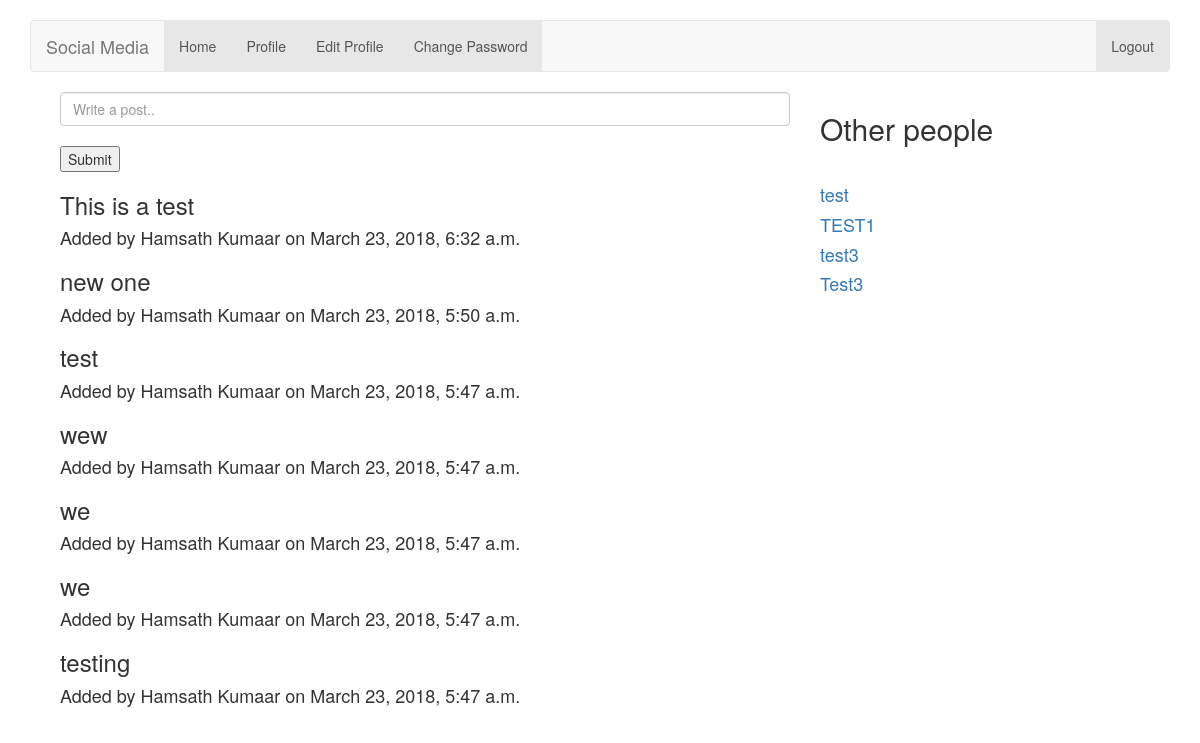
The app's page /home/ (signed in) with its own data.
### home/models.py (models this page shows, shortened)
class Post(models.Model):
    post = models.CharField(max_length = 200)
    user = models.ForeignKey(User)
    created = models.DateTimeField(auto_now_add = True)
    updated = models.DateTimeField(auto_now = True)

### home/views.py (the view, shortened to what this page needs)
class HomeView(TemplateView):
    template_name = 'home/home.html'
    def get(self, request):
        form = HomeForm()
        posts = Post.objects.all().order_by('-created')
        users = User.objects.exclude(id=request.user.id)
        args = {'form':form, 'posts': posts, 'users':users}
        return render(request,self.template_name,args)

### home/forms.py
class HomeForm(forms.ModelForm):
    post = forms.CharField(widget = forms.TextInput(
        attrs = {
        'class':'form-control',
        'placeholder': 'Write a post..'
        }
    )
    )
    class Meta:
        model = Post
        fields = ('post',)

### home/templates/home/home.html (shortened to what this page needs)
{% extends 'base.html' %}
{% block body %}
<div class="container">
  <div class = "col-md-8">
    <form method="post">
      {{ form.post }}
      <br>
      <button type="submit">Submit</button>
    </form>
    {% for post in posts %}
      <h3> {{ post.post }} </h3>
      <h4> Added by {{ post.user.get_full_name }} on {{post.created}} </h4>
    {% endfor %}
  </div>
  <div class = "col-md-4">
    <h2> Other people </h2>
    <br>
    {% for user in users %}
      <a href="{% url 'accounts:view_profile_by_pk' pk=user.pk %}"> <h4> {{ user.username }} </h4> </a>
    {% endfor %}
</div>
{% endblock %}

### accounts/templates/base.html (shortened to what this page needs)
<html>
  <head>
    <link rel="stylesheet" href="https://maxcdn.bootstrapcdn.com/bootstrap/3.3.7/css/bootstrap.min.css"
>
  </head>
  <body>
    <br/>
    <div class="container">
     <nav class="navbar navbar-default">
       <div class="container-fluid">
         <div class="navbar-header">
           <a class="navbar-brand" href="{% url 'accounts:login' %}">Social Media</a>
         </div>
         {% if user.is_authenticated %}
           <ul class="nav navbar-nav">
             <li class="active"><a href="{% url 'home:home' %}"> Home </a></li>
             <li class="active"><a href="{% url 'accounts:view_profile' %}"> Profile </a></li>
             <li class="active"><a href="{% url 'accounts:edit_profile' %}"> Edit Profile </a></li>
             <li class="active"><a href="{% url 'accounts:change_password' %}"> Change Password </a></li>
           </ul>
           <ul class="nav navbar-nav navbar-right">
             <li class="active"><a href="{% url 'accounts:logout' %}"> Logout </a></li>
           </ul>
           {% endif %}
         </div>
     </nav>
    {% block body %}
    {% endblock %}
  </div>
  </body>
</html>

### records on screen
Post: post "This is a test", user.get_full_name "Hamsath Kumaar", created "March 23, 2018, 6:32 a.m."
Post: post "new one", user.get_full_name "Hamsath Kumaar", created "March 23, 2018, 5:50 a.m."
Post: post "test", user.get_full_name "Hamsath Kumaar", created "March 23, 2018, 5:47 a.m."
Post: post "wew", user.get_full_name "Hamsath Kumaar", created "March 23, 2018, 5:47 a.m."
Post: post "we", user.get_full_name "Hamsath Kumaar", created "March 23, 2018, 5:47 a.m."
Post: post "we", user.get_full_name "Hamsath Kumaar", created "March 23, 2018, 5:47 a.m."
Post: post "testing", user.get_full_name "Hamsath Kumaar", created "March 23, 2018, 5:47 a.m."

### other values on screen
{{ user.username }} "test"
{{ user.username }} "TEST1"
{{ user.username }} "test3"
{{ user.username }} "Test3"
